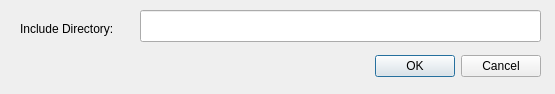
<?xml version="1.0" encoding="UTF-8"?>
<ui version="4.0">
 <class>dlg_compile_options</class>
 <widget class="QDialog" name="dlg_compile_options">
  <property name="geometry">
   <rect>
    <x>0</x>
    <y>0</y>
    <width>555</width>
    <height>94</height>
   </rect>
  </property>
  <property name="windowTitle">
   <string>Assembler Settings</string>
  </property>
  <widget class="QDialogButtonBox" name="buttonBox">
   <property name="geometry">
    <rect>
     <x>200</x>
     <y>50</y>
     <width>341</width>
     <height>32</height>
    </rect>
   </property>
   <property name="orientation">
    <enum>Qt::Horizontal</enum>
   </property>
   <property name="standardButtons">
    <set>QDialogButtonBox::Cancel|QDialogButtonBox::Ok</set>
   </property>
  </widget>
  <widget class="QLabel" name="label">
   <property name="geometry">
    <rect>
     <x>20</x>
     <y>20</y>
     <width>121</width>
     <height>18</height>
    </rect>
   </property>
   <property name="text">
    <string>Include Directory:</string>
   </property>
  </widget>
  <widget class="QLineEdit" name="dlg_compile_options_includedir">
   <property name="geometry">
    <rect>
     <x>140</x>
     <y>10</y>
     <width>401</width>
     <height>32</height>
    </rect>
   </property>
  </widget>
 </widget>
 <resources/>
 <connections>
  <connection>
   <sender>buttonBox</sender>
   <signal>accepted()</signal>
   <receiver>dlg_compile_options</receiver>
   <slot>accept()</slot>
   <hints>
    <hint type="sourcelabel">
     <x>248</x>
     <y>254</y>
    </hint>
    <hint type="destinationlabel">
     <x>157</x>
     <y>274</y>
    </hint>
   </hints>
  </connection>
  <connection>
   <sender>buttonBox</sender>
   <signal>rejected()</signal>
   <receiver>dlg_compile_options</receiver>
   <slot>reject()</slot>
   <hints>
    <hint type="sourcelabel">
     <x>316</x>
     <y>260</y>
    </hint>
    <hint type="destinationlabel">
     <x>286</x>
     <y>274</y>
    </hint>
   </hints>
  </connection>
 </connections>
</ui>
